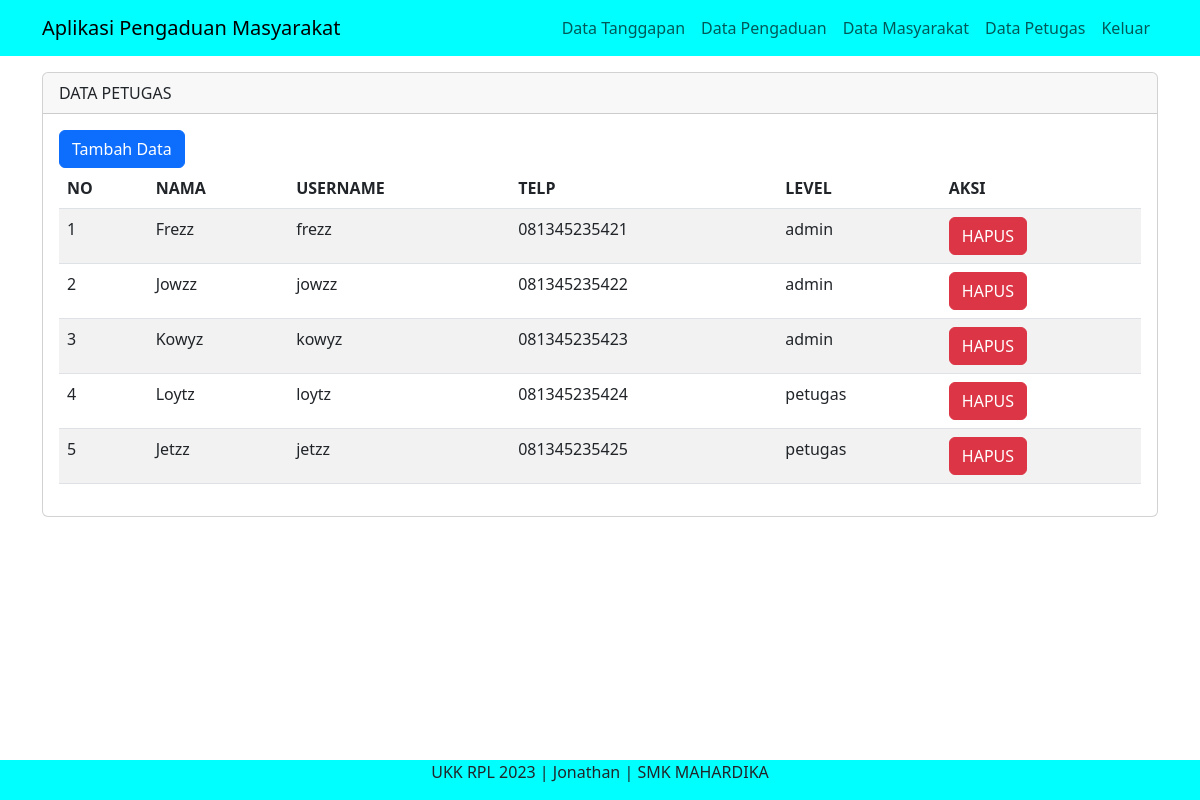
Screenshot of /admin/index.php?page=petugas (signed in) with the database file from the repository.
### tables this page shows
CREATE TABLE `petugas` (
  `id_petugas` int(11) NOT NULL,
  `nama_petugas` varchar(35) NOT NULL,
  `username` varchar(25) NOT NULL,
  `password` varchar(32) NOT NULL,
  `telp` varchar(13) NOT NULL,
  `level` enum('admin','petugas') NOT NULL
);

### admin/data_petugas.php (the view, shortened to what this page needs)
<div class="container">
<div class="row">
      <div class="col-md-12 mt-3">
      <div class= "card">
    <div class="card-header">
        DATA PETUGAS
    </div>
    <div class="card-body">
    <a href="" class="btn btn-primary" data-bs-toggle="modal" data-bs-target="#tambahData">Tambah Data</a>
      <table class="table table-striped">
        <thead>
          <tr>
            <th>NO</th>
            <th>NAMA</th>
            <th>USERNAME</th>
            <th>TELP</th>
            <th>LEVEL</th>
            <th>AKSI</th>
          </tr>
        </thead>
        <tbody>
        <tbody>
          <?php
          include '../config/koneksi.php';
          $no = 1;
          $query = mysqli_query($koneksi, "SELECT * FROM petugas");
          while ($data = mysqli_fetch_array($query)) { ?>
          <tr>
            <td><?php echo $no++ ?></td>
            <td><?php echo $data['nama_petugas'] ?></td>
            <td><?php echo $data['username'] ?></td>
            <td><?php echo $data['telp'] ?></td>
            <td><?php echo $data['level'] ?>
          <td>
          <a href="" class="btn btn-danger" data-bs-toggle="modal" data-bs-target="#hapus<?php echo $data['id_petugas'] ?>">HAPUS</a>
          </td>
          </tr>
          <?php } ?>
        </tbody>
      </table>
</div>
</div>
      </div>

### rows the page displays
petugas: nama_petugas "Frezz", username "frezz", telp "081345235421", level "admin"
petugas: nama_petugas "Jowzz", username "jowzz", telp "081345235422", level "admin"
petugas: nama_petugas "Kowyz", username "kowyz", telp "081345235423", level "admin"
petugas: nama_petugas "Loytz", username "loytz", telp "081345235424", level "petugas"
petugas: nama_petugas "Jetzz", username "jetzz", telp "081345235425", level "petugas"
